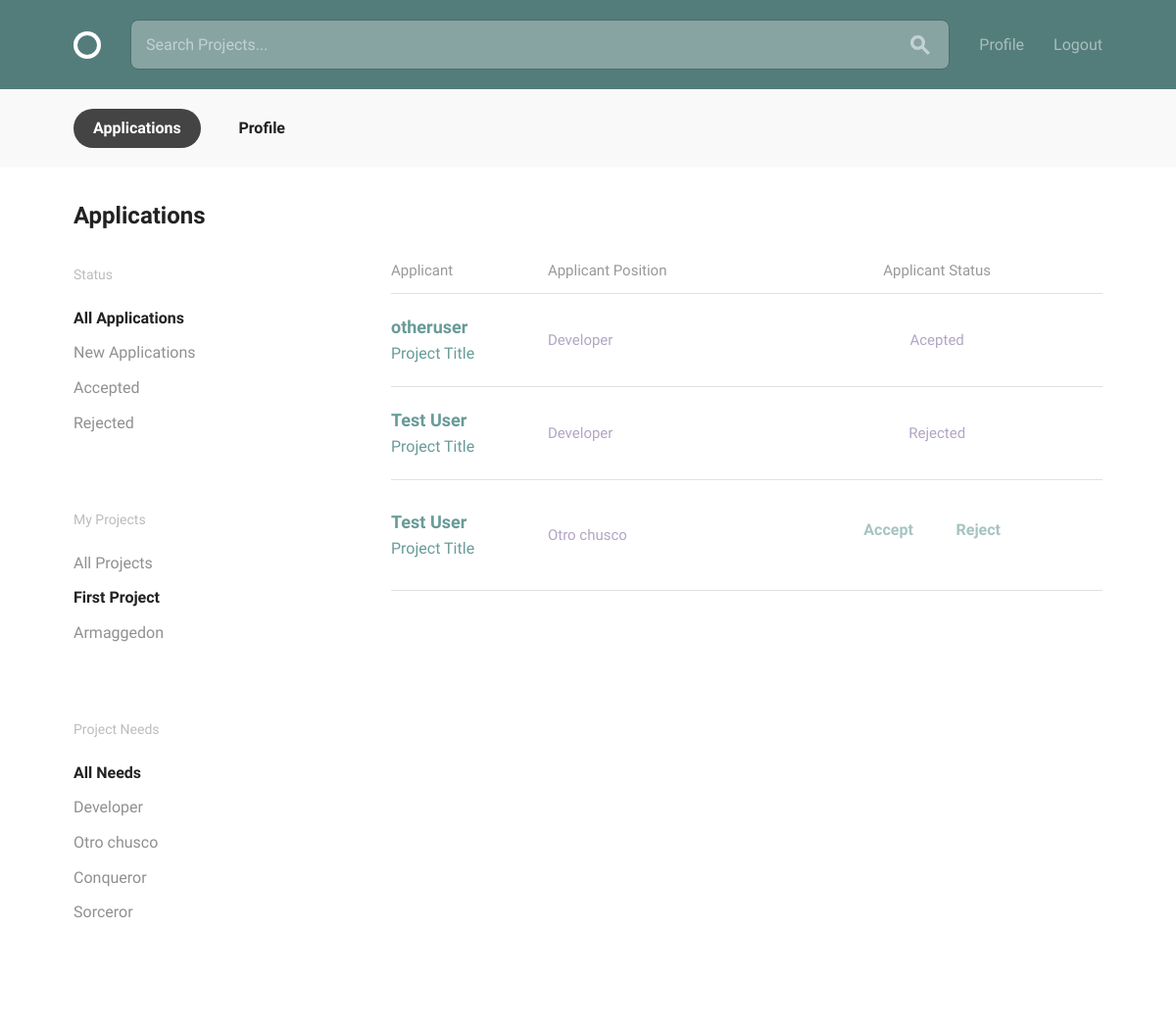
/projects/applications/filter/all/6/0 (signed in), run on the app's committed database.
### projects/models.py (models this page shows, shortened)
class Project(models.Model):
    owner = models.ForeignKey(settings.AUTH_USER_MODEL, on_delete=models.CASCADE, related_name="project")
    title = models.CharField(max_length=30)
    description = models.CharField(max_length=140)
    requirements = models.CharField(max_length=100)
    timeline = models.CharField(max_length=30, blank=True, default="")
    completed = models.BooleanField(default=False)
    positions = models.ManyToManyField(Position, blank=False)

class Position(models.Model):
    title = models.CharField(max_length=30)
    description = models.CharField(max_length=140)
    applications = models.ManyToManyField('Application', blank=True, related_name="position_applications")

class Application(models.Model):
    applicant = models.ForeignKey(settings.AUTH_USER_MODEL, on_delete=models.CASCADE)
    position = models.ForeignKey(Position, on_delete=models.CASCADE, related_name="applications_position")
    accepted = models.BooleanField(default=False)
    rejected = models.BooleanField(default=False)

### accounts/models.py (models this page shows, shortened)
class User(AbstractBaseUser, PermissionsMixin):
    username = models.CharField(max_length=50, unique=True)
    email = models.EmailField(unique=True)
    date_joined = models.DateTimeField(default=timezone.now)
    is_active = models.BooleanField(default=True)
    is_staff = models.BooleanField(default=False)
    objects = UserManager()
    USERNAME_FIELD = "email"
    REQUIRED_FIELDS = ["username"]

### profiles/models.py (models this page shows, shortened)
class Profile(models.Model):
    user = models.OneToOneField(settings.AUTH_USER_MODEL, on_delete=models.CASCADE, related_name="profile")
    display_name = models.CharField(max_length=100, null=True, blank=True)
    bio = models.CharField(max_length=140, blank=True, default="")
    avatar = models.ImageField(upload_to="avatars/", blank=True, null=True)
    skills = models.ManyToManyField(Skill, blank=True)

### projects/views.py (the view)
# urls.py: url(r"^applications/filter/(?P<status>\w+)/(?P<project_pk>\d+)/(?P<position_pk>\d+)$", views.ApplicationFilterView.as_view(), name="status-filter"),
class ApplicationFilterView(generic.ListView):
    template_name = 'projects/applications.html'
    def filter_status(self, query_set):
        status = self.kwargs.get('status')
        if status == 'new':
            return query_set.filter(accepted=False, rejected=False)
        elif status == 'accepted':
            return query_set.filter(accepted=True)
        elif status == 'rejected':
            return query_set.filter(rejected=True)
        return query_set
    def filter_projects(self, query_set):
        project_pk = self.kwargs.get('project_pk')
        if project_pk != '0':
            return query_set.filter(position__project__pk=project_pk)
        return query_set
    def filter_positions(self, query_set):
        position_pk = self.kwargs.get('position_pk')
        if position_pk != '0':
            return query_set.filter(position__pk=position_pk)
        return query_set
    def get_queryset(self):
        query_set = models.Application.objects.filter(position__project__owner=self.request.user)
        return self.filter_positions(self.filter_projects(self.filter_status(query_set)))
    def get_context_data(self, **kwargs):
        context = super(ApplicationFilterView, self).get_context_data(**kwargs)
        projects = models.Project.objects.filter(owner=self.request.user)
        positions = []
        for project in projects:
            for position in project.positions.all():
                positions.append(position)
        context['projects'] = projects
        context['positions'] = positions
        context['applications'] = self.get_queryset()
        context['status_filter'] = self.kwargs.get('status')
        context['project_filter'] = int(self.kwargs.get('project_pk'))
        context['position_filter'] = int(self.kwargs.get('position_pk'))
        return context

### projects/templates/projects/applications.html
{% extends "layout.html" %}
{% load static from staticfiles %}
{% block content %}
  <div class="circle--actions--bar">
    <nav class="bounds">
      <ul class="circle--pill--list">
        <li><a class="selected" href="{% url 'projects:applications' %}">Applications</a></li>
        <li><a href="{% url 'profiles:view-profile' %}">Profile</a></li>
      </ul>
    </nav>
  </div>
  <div class="bounds circle--page">
    <div class="circle--page--header grid-100">
      <h2>Applications</h2>
    </div>
    <div class="grid-25">
      <div class="circle--filter circle--secondary--module">
        <h4>Status</h4>
        <ul class="circle--filter--list">
          <li><a {% if status_filter == 'all' %}class="selected" {% endif %} href="{% url 'projects:status-filter' status='all' project_pk=project_filter position_pk=position_filter %}">All Applications</a></li>
          <li><a {% if status_filter == 'new' %}class="selected" {% endif %} href="{% url 'projects:status-filter' status='new' project_pk=project_filter position_pk=position_filter %}">New Applications</a></li>
          <li><a {% if status_filter == 'accepted' %}class="selected" {% endif %} href="{% url 'projects:status-filter' status='accepted' project_pk=project_filter position_pk=position_filter %}">Accepted</a></li>
          <li><a {% if status_filter == 'rejected' %}class="selected" {% endif %} href="{% url 'projects:status-filter' status='rejected' project_pk=project_filter position_pk=position_filter %}">Rejected</a></li>
        </ul>
      </div>
      <div class="circle--filter circle--secondary--module">
        <h4>My Projects</h4>
        <ul class="circle--filter--list">
          <li><a {% if project_filter == 0 %}class="selected" {% endif %} href="{% url 'projects:status-filter' status=status_filter project_pk=0 position_pk=position_filter %}">All Projects</a></li>
          {% for project in projects %}
          <li><a {% if project_filter == project.pk %}class="selected" {% endif %} href="{% url 'projects:status-filter' status=status_filter project_pk=project.pk position_pk=position_filter %}">{{ project.title }}</a></li>
          {% endfor %}
        </ul>
      </div>
      <div class="circle--filter circle--secondary--module">
        <h4>Project Needs</h4>
        <ul class="circle--filter--list">
          <li><a {% if position_filter == 0 %} class="selected" {% endif %}  href="{% url 'projects:status-filter' status=status_filter project_pk=project_filter position_pk=0 %}">All Needs</a></li>
          {% for position in positions %}
            <li><a {% if position_filter == position.pk %} class="selected" {% endif %} href="{% url 'projects:status-filter' status=status_filter project_pk=project_filter position_pk=position.pk %}">{{ position.title }}</a></li>
          {% endfor %}
        </ul>
      </div>
    </div>
    <div class="grid-70 grid-push-5">
      <table class="u-full-width circle--table">
        <thead>
          <tr>
            <th>Applicant</th>
            <th class="circle--cell--right">Applicant Position</th>
            <th style="text-align:center">Applicant Status</th>
          </tr>
        </thead>
        <tbody>
          {% for application in applications %}
          <tr>
            <td class="clickable-row" >
              <a style="text-decoration: none" href="{% url 'profiles:view-profile' %}">
                <h3>{{ application.applicant.profile.display_name }}</h3>
                  <p><a style="text-decoration: none" href="">Project Title</a></p>
              </a>
            </td>
            <td class="circle--cell--right">
              <span class="secondary-label">{{ application.position.title }}</span>
            </td>
            {% if application.accepted %}
              <td style="text-align: center">
                <span class="secondary-label">Acepted</span>
              </td>
            {% elif application.rejected %}
              <td style="text-align: center">
                <span class="secondary-label">Rejected</span>
              </td>
            {% else %}
                <td style="text-align: center">
                    <a href="{% url 'projects:application-status' pk=application.pk status='accept' %}"><button class="button-text">Accept</button></a>
                    <a href="{% url 'projects:application-status' pk=application.pk status='reject' %}"><button class="button-text">Reject</button></a>
                </td>
            {% endif %}
          </tr>
          {% endfor %}
        </tbody>
      </table>
    </div>
  </div>
{% endblock %}

### data on the page
Project: title "First Project"
Project: title "Armaggedon"
Position: title "Developer"
Position: title "Otro chusco"
Position: title "Conqueror"
Position: title "Sorceror"
Application: applicant.profile.display_name "otheruser", position "Developer", accepted "Acepted"
Application: applicant.profile.display_name "Test User", position "Developer", accepted "Rejected"
Application: applicant.profile.display_name "Test User", position "Otro chusco", accepted "Accept"
